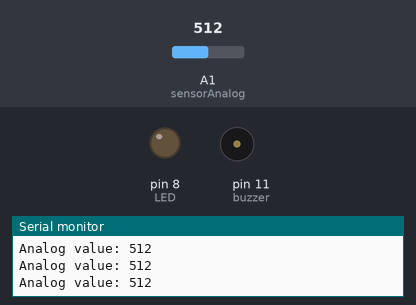
Recording of a sketch running on a simulated Arduino Uno, built with avr-gcc and run on an emulated ATmega328P. Shown: output pins drawn as LEDs (lit = HIGH), buzzer (waves = sounding, pin HIGH), the last lines printed to the serial monitor. Inputs (shaded band) come from the test bench; at power-on: A1 (sensorAnalog) = 512.

Above: at 1.2 s.
1.3 s: A1 (sensorAnalog) set to 793
2.8 s: A1 (sensorAnalog) set to 812
At 3.9 s:
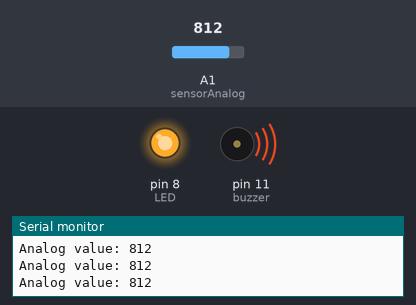
4.3 s: A1 (sensorAnalog) set to 790
At 5.3 s:
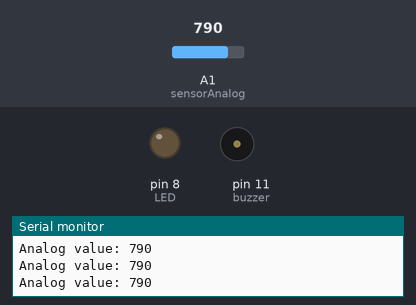
5.8 s: A1 (sensorAnalog) set to 810
At 6.7 s:
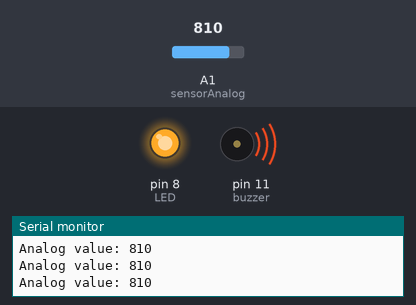
Timing chart, 0 to 8.3 s (numbered marks = the images above; inputs shaded):
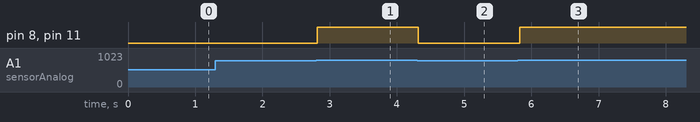

The sketch:

Alcohol_sensor.ino
```cpp
#define LED 8
#define buzzer 11
#define sensorAnalog A1

int thresholdValue = 800;  // Adjust this threshold value as needed

void setup() {
  pinMode(LED, OUTPUT);
  pinMode(buzzer, OUTPUT);
  Serial.begin(9600);
}

void loop() {
  int analogValue = analogRead(sensorAnalog);

  Serial.print("Analog value: ");
  Serial.println(analogValue);

  // Map the analog reading to LED intensity
  int ledIntensity = map(analogValue, 0, 1023, 0, 255);
  analogWrite(LED, ledIntensity);

  // Determine buzzer state based on analog value
  if (analogValue > thresholdValue) {
    digitalWrite(buzzer, HIGH);
    digitalWrite(LED,HIGH);
  } else {
    digitalWrite(buzzer, LOW);
    digitalWrite(LED, LOW);

  }

  delay(100); // Add a delay for stability
}
```

Measured:
- the behaviour switches between 800 and 801 on A1 (sensorAnalog) (found by bisection; images 0 and 1)
- after the input at 2.8 s, pin 8 (LED), pin 11 (buzzer): LOW → HIGH at once
- after the input at 4.3 s, pin 8 (LED), pin 11 (buzzer): HIGH → LOW at once
- after the input at 5.8 s, pin 8 (LED), pin 11 (buzzer): LOW → HIGH at once
